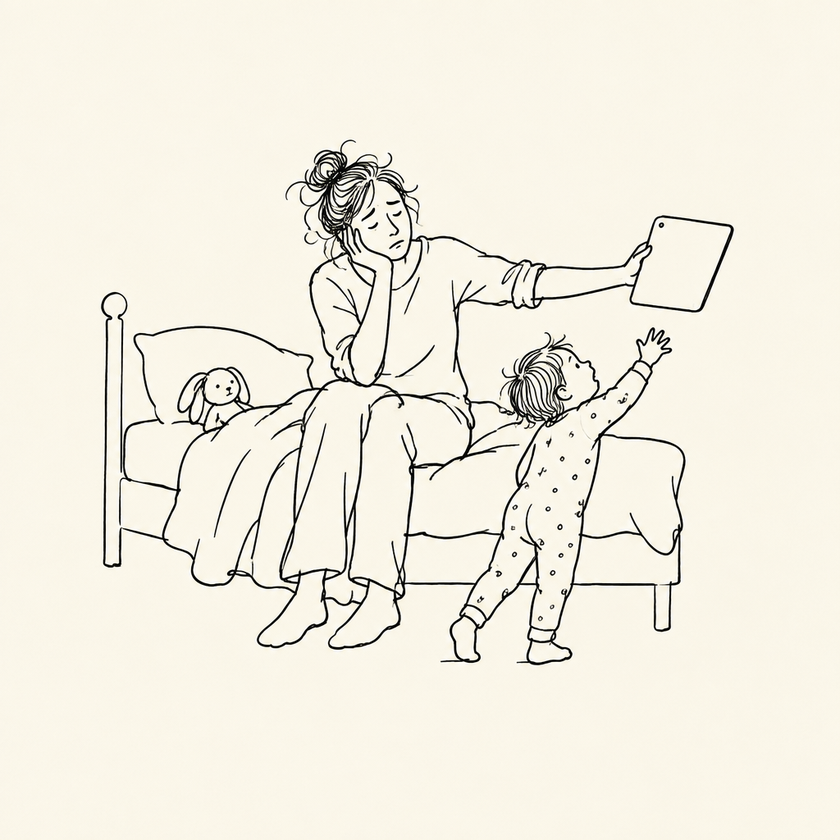
#> input picture tools/ink-trace/example-bedtime-ink.png, 840 x 840 px, shrunk from 1024 x 1024 before the run
$ python trace.py example-bedtime-ink.png example-bedtime-ink.png
#> lines starting #> are read from the running program, lines starting #| are printed output that depends on the picture; after the words box and inside, x2 and y2 are one past the last pixel; in counts of white or black regions, pixels touching at a corner belong together
import sys, vtracer
from PIL import Image, ImageOps
src, out = sys.argv[1], sys.argv[2]
im = Image.open(src).convert('L')
# threshold to clean black on white so the tracer sees only ink
bw = im.point(lambda v: 0 if v < 140 else 255).convert('RGB')
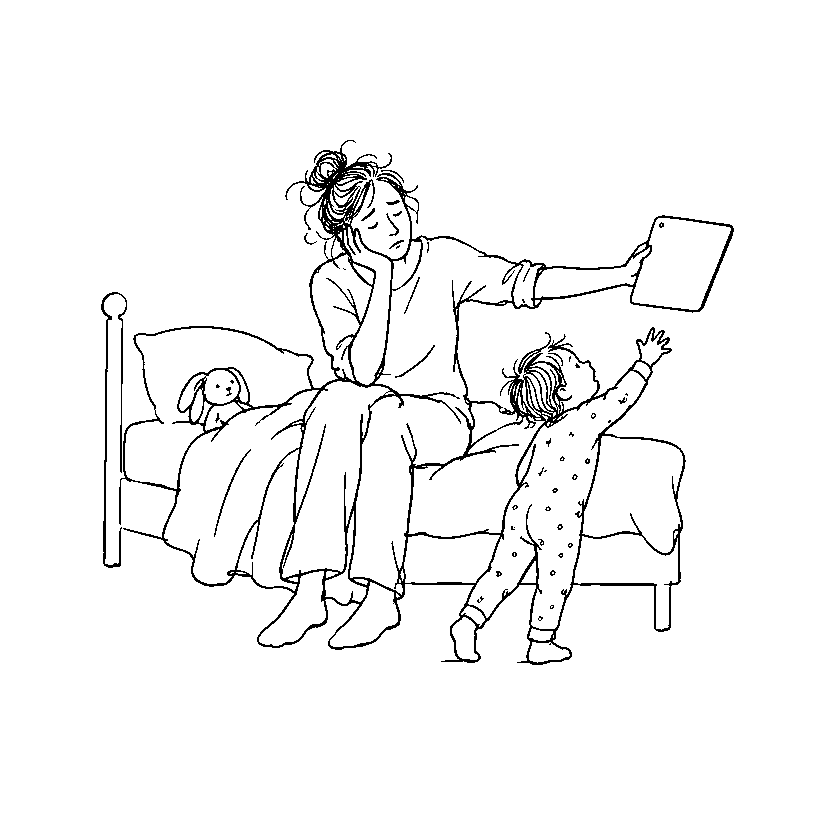
#> bw: PIL image 840x840 RGB; 96.3% white; black in thin lines or dots, all inside (x1, y1, x2, y2) = (101, 140, 734, 665)
bw.save(out + '.bw.png')
# centreline mode gives open stroke paths that can draw themselves
vtracer.convert_image_to_svg_py(out + '.bw.png', out, colormode='binary', mode='polygon', filter_speckle=8, path_precision=2, hierarchical='cutout')
#> (this line was passed over: vtracer is not available in this run)
#> (the run stopped early here; a loop or call above may not have finished)
